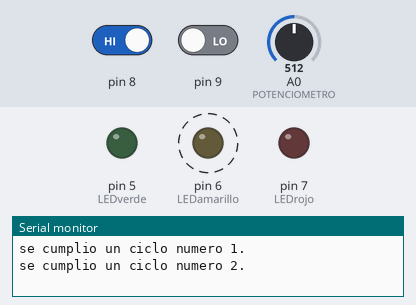
Bench run of a sketch on a simulated Arduino Uno, built with avr-gcc and run on an emulated ATmega328P. On the bench: output pins drawn as LEDs (lit = HIGH), the last lines printed to the serial monitor. Dashed ring = blinking. The inputs (shaded band) are chosen by the test bench; at power-on: pin 8 HIGH, pin 9 LOW, A0 (POTENCIOMETRO) = 512.

Above: at 1.8 s.
1.9 s: pin 8 driven LOW
At 2.9 s:
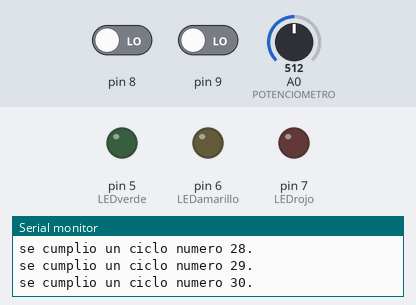
6.0 s: pin 9 driven HIGH
At 7.0 s:
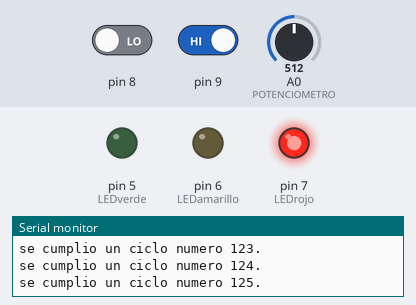
At 9.0 s:
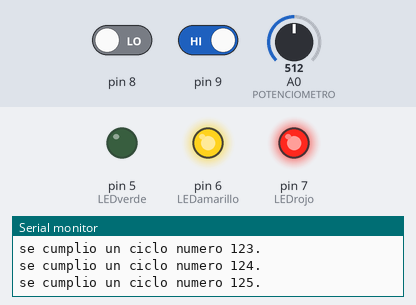
10.1 s: A0 (POTENCIOMETRO) set to 900
14.2 s: A0 (POTENCIOMETRO) set to 716
Timing chart, 0 to 17.1 s (numbered marks = the images above; inputs shaded):
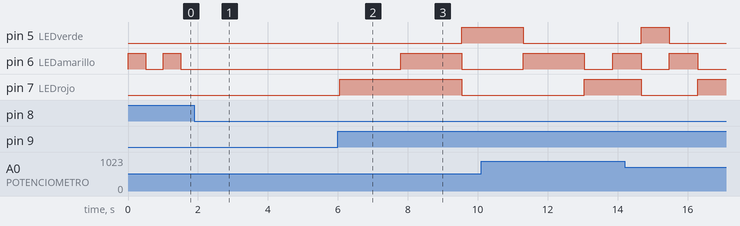

Measured:
- after the input at 1.9 s, pin 6 (LEDamarillo): stops changing and stays LOW
- after the input at 6.0 s, pin 5 (LEDverde): LOW → HIGH after 3.6 s; pin 6 (LEDamarillo): LOW → HIGH after 1.8 s, → LOW 1.8 s later; pin 7 (LEDrojo): LOW → HIGH after 0.05 s, → LOW 3.5 s later
- by itself, pin 6 (LEDamarillo): alternates HIGH for 0.50 s and LOW for 0.50 s

The sketch:

semaforo2.ino
```cpp
#define LEDrojo 7
#define LEDamarillo 6
#define LEDverde 5
#define POTENCIOMETRO A0
int conteo = 0;

void setup()
{
  Serial.begin(9600);
  pinMode(8, INPUT);
  pinMode(9, INPUT);
  pinMode(POTENCIOMETRO, INPUT);
  pinMode(LEDrojo, OUTPUT);
  pinMode(LEDamarillo, OUTPUT);
  pinMode(LEDverde, OUTPUT);
}

void loop()
{
  bool swi1, swi2;
  swi1 = digitalRead(9);
  swi2 = digitalRead(8);
  int sensor = analogRead(A0);
  int velocidad = map (sensor,0,1023,300,50);
  Serial.print("se cumplio un ciclo numero ");
  conteo++;
  Serial.print(conteo);
  Serial.println(".");
  delay(1);

  if (swi1 == 1 && swi2 == 0)
  {
     digitalWrite(LEDrojo, HIGH);
      digitalWrite(LEDamarillo, LOW);
      digitalWrite(LEDverde, LOW);
      delay(velocidad*10);

      digitalWrite(LEDrojo, HIGH);
      digitalWrite(LEDamarillo, HIGH);
      digitalWrite(LEDverde, LOW);
      delay(velocidad*10);

      digitalWrite(LEDrojo, LOW);
      digitalWrite(LEDamarillo, LOW);
      digitalWrite(LEDverde, HIGH);
      delay(velocidad*10);

      digitalWrite(LEDrojo, LOW);
      digitalWrite(LEDverde, LOW);
      digitalWrite(LEDamarillo, HIGH);
      delay(velocidad*10);
  }
  if(swi1==0 && swi2==1)
  {
   digitalWrite(LEDrojo, LOW);
   digitalWrite(LEDverde, LOW);
    digitalWrite(LEDamarillo, HIGH);
      delay(500);
      digitalWrite(LEDamarillo, LOW);
      delay(500);
  }
  else
  {
   digitalWrite(LEDrojo, LOW);
   digitalWrite(LEDverde, LOW);
   digitalWrite(LEDamarillo,LOW);
  }
}
    
```
